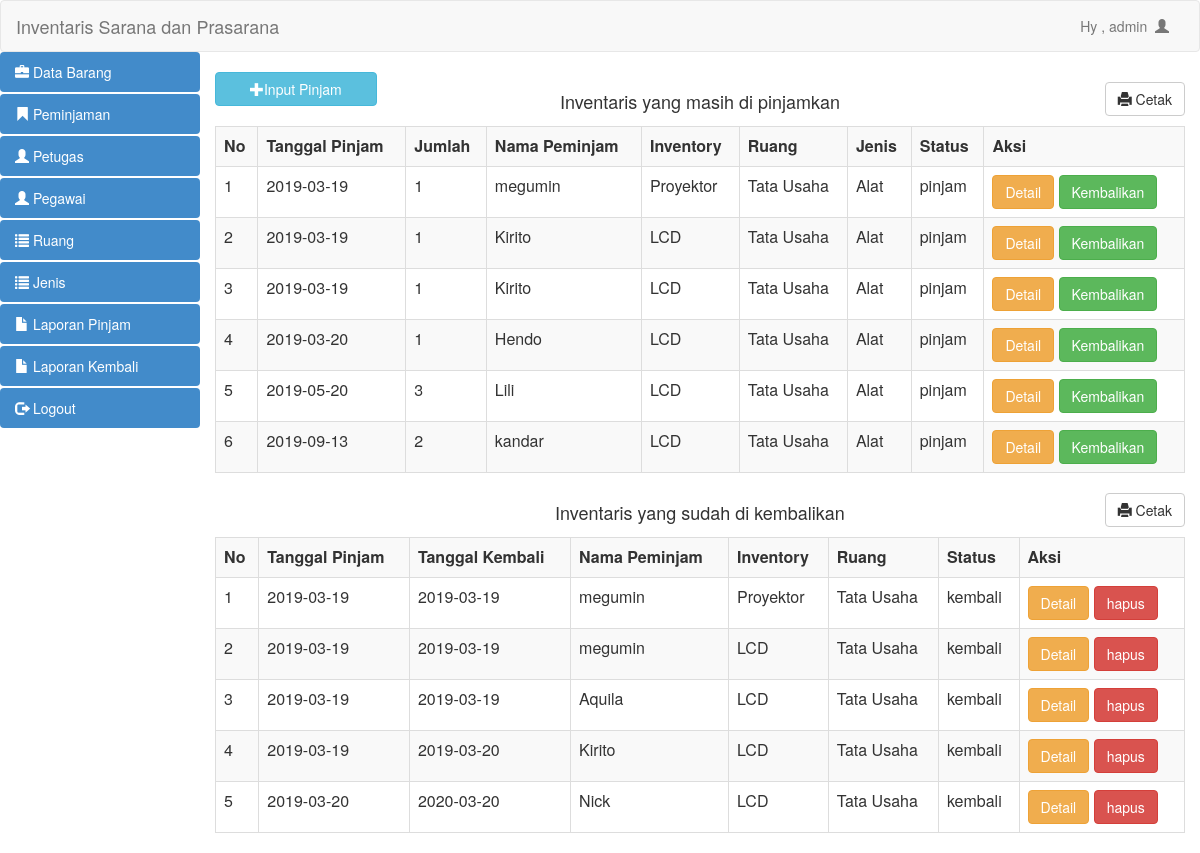
/admin/peminjaman.php (signed in), run on the app's committed database.
### tables this page shows
CREATE TABLE IF NOT EXISTS `detail_pinjam` (
  `id_detail_pinjam` int(11) NOT NULL AUTO_INCREMENT,
  `id_inventaris` int(11) NOT NULL,
  `jumlah_pinjam` int(11) NOT NULL,
  `id_peminjaman` int(11) NOT NULL,
  PRIMARY KEY (`id_detail_pinjam`),
  KEY `id_inventaris` (`id_inventaris`),
  KEY `id_peminjaman` (`id_peminjaman`),
  CONSTRAINT `detail_pinjam_ibfk_1` FOREIGN KEY (`id_peminjaman`) REFERENCES `peminjaman` (`id_peminjaman`) ON DELETE CASCADE ON UPDATE CASCADE,
  CONSTRAINT `detail_pinjam_ibfk_2` FOREIGN KEY (`id_inventaris`) REFERENCES `inventaris` (`id_inventaris`) ON DELETE CASCADE ON UPDATE CASCADE
);

CREATE TABLE IF NOT EXISTS `peminjaman` (
  `id_peminjaman` int(11) NOT NULL AUTO_INCREMENT,
  `tanggal_pinjam` date DEFAULT NULL,
  `waktu_pinjam` time DEFAULT NULL,
  `waktu_kembali` time DEFAULT NULL,
  `tanggal_kembali` date DEFAULT NULL,
  `status_peminjaman` varchar(50) DEFAULT NULL,
  `id_pegawai` int(11) DEFAULT NULL,
  PRIMARY KEY (`id_peminjaman`),
  KEY `id_pegawai` (`id_pegawai`),
  CONSTRAINT `peminjaman_ibfk_1` FOREIGN KEY (`id_pegawai`) REFERENCES `pegawai` (`id_pegawai`) ON DELETE CASCADE ON UPDATE CASCADE
);

CREATE TABLE IF NOT EXISTS `pegawai` (
  `id_pegawai` int(11) NOT NULL AUTO_INCREMENT,
  `username` varchar(50) DEFAULT NULL,
  `nama_pegawai` varchar(50) DEFAULT NULL,
  `nip` varchar(50) DEFAULT NULL,
  `alamat` varchar(50) DEFAULT NULL,
  PRIMARY KEY (`id_pegawai`)
);

CREATE TABLE IF NOT EXISTS `inventaris` (
  `id_inventaris` int(11) NOT NULL AUTO_INCREMENT,
  `nama` varchar(50) DEFAULT NULL,
  `kondisi` varchar(50) DEFAULT NULL,
  `keterangan` varchar(50) DEFAULT NULL,
  `jumlah` int(11) DEFAULT NULL,
  `id_jenis` int(11) DEFAULT NULL,
  `tanggal_register` date DEFAULT NULL,
  `id_ruang` int(11) DEFAULT NULL,
  `kode_inventaris` varchar(50) DEFAULT NULL,
  `id_petugas` int(11) DEFAULT NULL,
  PRIMARY KEY (`id_inventaris`),
  KEY `id_ruang` (`id_ruang`),
  KEY `id_petugas` (`id_petugas`),
  KEY `id_jenis` (`id_jenis`),
  CONSTRAINT `inventaris_ibfk_1` FOREIGN KEY (`id_petugas`) REFERENCES `petugas` (`id_petugas`) ON DELETE CASCADE ON UPDATE CASCADE,
  CONSTRAINT `inventaris_ibfk_2` FOREIGN KEY (`id_ruang`) REFERENCES `ruang` (`id_ruang`) ON DELETE CASCADE ON UPDATE CASCADE,
  CONSTRAINT `inventaris_ibfk_3` FOREIGN KEY (`id_jenis`) REFERENCES `jenis` (`id_jenis`) ON DELETE CASCADE ON UPDATE CASCADE
);

CREATE TABLE IF NOT EXISTS `ruang` (
  `id_ruang` int(11) NOT NULL AUTO_INCREMENT,
  `nama_ruang` varchar(50) DEFAULT NULL,
  `kode_ruang` varchar(50) DEFAULT NULL,
  `keterangan` varchar(50) DEFAULT NULL,
  PRIMARY KEY (`id_ruang`)
);

CREATE TABLE IF NOT EXISTS `jenis` (
  `id_jenis` int(11) NOT NULL AUTO_INCREMENT,
  `nama_jenis` varchar(50) DEFAULT NULL,
  `kode_jenis` varchar(50) DEFAULT NULL,
  `keterangan` varchar(50) DEFAULT NULL,
  PRIMARY KEY (`id_jenis`)
);

### admin/peminjaman.php (the view, shortened to what this page needs)
<?php
include "header.php";
?>
 <button style="margin-bottom:10px" data-toggle="modal" data-target="#myModal" class="btn btn-info col-md-2"><span class="glyphicon glyphicon-plus"></span >Input Pinjam</button>
 <p><h4 class="col-md-8" ><center>Inventaris yang masih di pinjamkan</center></h4></p>
 <a style="margin-bottom:10px" href="lap_pinjam.php" target="_blank" class="btn btn-default pull-right"><span class='glyphicon glyphicon-print'></span>  Cetak</a>
<html>
<head>
  <link rel="stylesheet" type="text/css" href="../assets/css/bootstrap-select.min.css">
<table class="table table-bordered table-striped table-hover" >
 <tr>
            <th >No</th>
            <th >Tanggal Pinjam  </th>
      <th >Jumlah </th>
      <th >Nama Peminjam</th>
      <th >Inventory</th>
      <th >Ruang</th>
      <th >Jenis  </th>
      <th >Status</th>
      <th >Aksi</th>
          </tr>
        </head>
                  <?php
$query  = "select * from detail_pinjam,peminjaman,inventaris,pegawai,ruang,jenis
where peminjaman.id_pegawai = pegawai.id_pegawai and
detail_pinjam.id_inventaris = inventaris.id_inventaris and peminjaman.status_peminjaman= 'pinjam' and
detail_pinjam.id_peminjaman = peminjaman.id_peminjaman and ruang.id_ruang = inventaris.id_ruang
and jenis.id_jenis = inventaris.id_jenis
order by id_detail_pinjam";
$sql  = mysql_query ($query);
$no = 1;
while ($data=mysql_fetch_array($sql)) {
?>
                                        <tr>
                                            <td><?php echo $no?></td>
                                            <td><?php echo $data['tanggal_pinjam'];?></td>
                       <td><?php echo $data['jumlah_pinjam'];?></td>
                         <td><?php echo $data['nama_pegawai'];?></td>
                          <td ><?php echo $data['nama'];?></td>
                          <td ><?php echo $data['nama_ruang'];?></td>
                          <td ><?php echo $data['nama_jenis'];?></td>
              <td ><?php echo $data['status_peminjaman'];?></td>
                                             <td class="center"><a class="btn btn-warning" href="detail_pinjam.php?id=<?php echo $data['id_peminjaman']; ?>"> Detail</a>
                                             <a href="kembali_pinjam.php?id=<?= $data['id_peminjaman']; ?>&jumlah=<?= $data['jumlah_pinjam'];?>&idinv=<?= $data['id_inventaris'];?>" class="btn btn-success" onClick = "return confirm('Apakah Anda ingin mengembalikan  <?php echo $data['nama']; ?>?')"> Kembalikan </a></td>
                                        </tr>
                                        <?php $no++; }?>
 <p class="col-md-2"></p>
<p><h4 class="col-md-8" ><center>Inventaris yang sudah di kembalikan</center></h4></p>
 <a style="margin-bottom:10px" href="lap_kembali.php" target="_blank" class="btn btn-default pull-right"><span class='glyphicon glyphicon-print'></span>  Cetak</a>
<div class="table-responsive">
    <table class="table table-bordered table-striped table-hover">
<tr>
            <th >No</th>
            <th >Tanggal Pinjam  </th>
      <th >Tanggal Kembali </th>
      <th >Nama Peminjam</th>
      <th >Inventory</th>
      <th >Ruang</th>
      <th >Status</th>
      <th >Aksi</th>
          </tr>
                  <?php
$query  = "select * from detail_pinjam,peminjaman,inventaris,pegawai,ruang,jenis
where peminjaman.id_pegawai = pegawai.id_pegawai and
detail_pinjam.id_inventaris = inventaris.id_inventaris and peminjaman.status_peminjaman= 'kembali' and
detail_pinjam.id_peminjaman = peminjaman.id_peminjaman and ruang.id_ruang = inventaris.id_ruang
and jenis.id_jenis = inventaris.id_jenis
order by id_detail_pinjam";
$sql  = mysql_query ($query);
$no = 1;
while ($data=mysql_fetch_array($sql)) {
?>
                                        <tr class="odd gradeX">
                                          <td><?php echo $no?></td>
                                              <td><?php echo $data['tanggal_pinjam'];?></td>
                        <td><?php echo $data['tanggal_kembali'];?></td>
                         <td><?php echo $data['nama_pegawai'];?></td>
                          <td ><?php echo $data['nama'];?></td>
                          <td ><?php echo $data['nama_ruang'];?></td>
              <td ><?php echo $data['status_peminjaman'];?></td>
                                      <td class="center"><a class="btn btn-warning" href="detail_kembali.php?id=<?php echo $data['id_peminjaman']; ?>"> Detail</a>
                                            <a class="btn btn-danger" href="hapus_pinjam.php?id=<?php echo $data['id_peminjaman']; ?>"
  onClick = "return confirm('Apakah Anda ingin mengapus  <?php echo $data['nama']; ?>?')"> hapus</a> </td>
                                        </tr>
                                        <?php $no++; }?>
                                </table>
<?php
include "footer.php";
?>
                </html>

### admin/header.php (shortened to what this page needs)
<html>
<head>
	<link rel="stylesheet" type="text/css" href="../assets/css/bootstrap.css">
	<link rel="stylesheet" type="text/css" href="../assets/js/jquery-ui/jquery-ui.css">
</head>
<body>
	<div class="navbar navbar-default">
		<div class="container-fluid">
			<div class="navbar-header">
				<a href="#" class="navbar-brand">Inventaris Sarana dan Prasarana</a>
			</div>
			<div class="collapse navbar-collapse">
				<ul class="nav navbar-nav navbar-right">
					<li><a class="dropdown-toggle" data-toggle="dropdown" role="button" href="#">Hy , <?php echo $_SESSION['nama']  ?>&nbsp&nbsp<span class="glyphicon glyphicon-user"></span></a>
              </li>
				</ul>
			</div>
		</div>
	</div>
	<div class="col-md-2">
		<div class="row">
			<div class="col-xs-6">
		</div>
		<ul class="nav nav-pills nav-stacked">
			<li class="active"><a href="index.php"><span class="glyphicon glyphicon-briefcase"></span>  Data Barang</a></li>
			<li class="active"><a href="meminjam.php"><span class="glyphicon glyphicon-bookmark"></span>  Peminjaman</a></li>
			<li class="active"><a href="petugas.php"><span class="glyphicon glyphicon-user"></span>  Petugas</a></li>
			<li class="active"><a href="pegawai.php"><span class="glyphicon glyphicon-user"></span>  Pegawai</a></li>
			<li class="active"><a href="ruang.php"><span class="glyphicon glyphicon-list"></span>  Ruang</a></li>
			<li class="active"><a href="jenis.php"><span class="glyphicon glyphicon-list"></span>  Jenis</a></li>
			<li class="active"><a href="laporan.php"><span class="glyphicon glyphicon-file"></span>  Laporan Pinjam</a></li>
			<li class="active"><a href="laporan2.php"><span class="glyphicon glyphicon-file"></span>  Laporan Kembali</a></li>
			<li class="active"><a href="logout.php"><span class="glyphicon glyphicon-log-out"></span>  Logout</a></li>
		</ul>
	</div>
	</div>
	<div class="col-md-10">

### admin/footer.php (shortened to what this page needs)
</body>
</html>

### data on the page
detail_pinjam: id_peminjaman.tanggal_pinjam "2019-03-19", jumlah_pinjam "1", pegawai.nama_pegawai "megumin", id_inventaris.nama "Proyektor", ruang.nama_ruang "Tata Usaha", jenis.nama_jenis "Alat", id_peminjaman.status_peminjaman "pinjam"
detail_pinjam: id_peminjaman.tanggal_pinjam "2019-03-19", jumlah_pinjam "1", pegawai.nama_pegawai "Kirito", id_inventaris.nama "LCD", ruang.nama_ruang "Tata Usaha", jenis.nama_jenis "Alat", id_peminjaman.status_peminjaman "pinjam"
detail_pinjam: id_peminjaman.tanggal_pinjam "2019-03-19", jumlah_pinjam "1", pegawai.nama_pegawai "Kirito", id_inventaris.nama "LCD", ruang.nama_ruang "Tata Usaha", jenis.nama_jenis "Alat", id_peminjaman.status_peminjaman "pinjam"
detail_pinjam: id_peminjaman.tanggal_pinjam "2019-03-20", jumlah_pinjam "1", pegawai.nama_pegawai "Hendo", id_inventaris.nama "LCD", ruang.nama_ruang "Tata Usaha", jenis.nama_jenis "Alat", id_peminjaman.status_peminjaman "pinjam"
detail_pinjam: id_peminjaman.tanggal_pinjam "2019-05-20", jumlah_pinjam "3", pegawai.nama_pegawai "Lili", id_inventaris.nama "LCD", ruang.nama_ruang "Tata Usaha", jenis.nama_jenis "Alat", id_peminjaman.status_peminjaman "pinjam"
detail_pinjam: id_peminjaman.tanggal_pinjam "2019-09-13", jumlah_pinjam "2", pegawai.nama_pegawai "kandar", id_inventaris.nama "LCD", ruang.nama_ruang "Tata Usaha", jenis.nama_jenis "Alat", id_peminjaman.status_peminjaman "pinjam"
detail_pinjam: id_peminjaman.tanggal_pinjam "2019-03-19", id_peminjaman.tanggal_kembali "2019-03-19", pegawai.nama_pegawai "megumin", id_inventaris.nama "Proyektor", ruang.nama_ruang "Tata Usaha", id_peminjaman.status_peminjaman "kembali"
detail_pinjam: id_peminjaman.tanggal_pinjam "2019-03-19", id_peminjaman.tanggal_kembali "2019-03-19", pegawai.nama_pegawai "megumin", id_inventaris.nama "LCD", ruang.nama_ruang "Tata Usaha", id_peminjaman.status_peminjaman "kembali"
detail_pinjam: id_peminjaman.tanggal_pinjam "2019-03-19", id_peminjaman.tanggal_kembali "2019-03-19", pegawai.nama_pegawai "Aquila", id_inventaris.nama "LCD", ruang.nama_ruang "Tata Usaha", id_peminjaman.status_peminjaman "kembali"
detail_pinjam: id_peminjaman.tanggal_pinjam "2019-03-19", id_peminjaman.tanggal_kembali "2019-03-20", pegawai.nama_pegawai "Kirito", id_inventaris.nama "LCD", ruang.nama_ruang "Tata Usaha", id_peminjaman.status_peminjaman "kembali"
detail_pinjam: id_peminjaman.tanggal_pinjam "2019-03-20", id_peminjaman.tanggal_kembali "2020-03-20", pegawai.nama_pegawai "Nick", id_inventaris.nama "LCD", ruang.nama_ruang "Tata Usaha", id_peminjaman.status_peminjaman "kembali"

### other printed values
$_SESSION['nama'] "admin"
